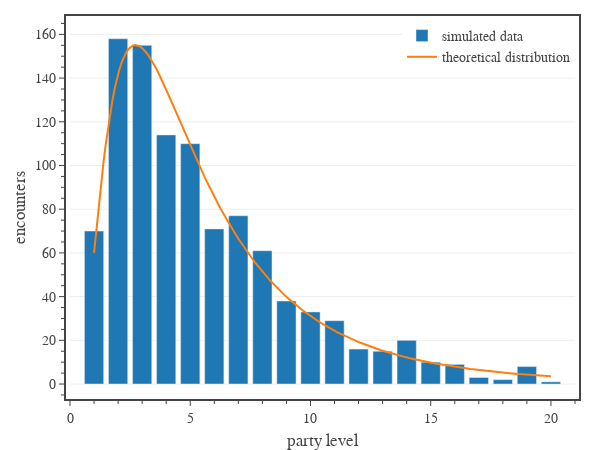

Source (notebook cell):
### Code cell
# Fig. 2: plots the distribution of encounters by party level
fig = go.Figure()

# simulated data
name = 'simulated data'
dfG = dfe[['party_level','hp_lost']].groupby('party_level').count().reset_index()
fig.add_trace(go.Bar(
    x=dfG['party_level'],
    y=dfG['hp_lost'],
    name=name,
    hovertemplate=
        f'<b>{name}</b><br>'+
        'Level %{x:.0f}<br>'+
        'Encounters %{y:.0f}'+
        '<extra></extra>'
))

# theoretical distribution
mu = 6
sigma = 5
ln_mu = log_normal_mean(mu, sigma)
ln_sigma = log_normal_sigma(mu, sigma)
x = np.linspace(1, 20, 200)
y = log_normal_pdf(ln_mu, ln_sigma, x)
name = 'theoretical distribution'
fig.add_trace(go.Scatter(
    x=x, 
    y=y*sum(dfG['hp_lost']),
    mode='lines', 
    name=name,
    hoverinfo='skip',
))

# show figure
fig.update_layout(
    template=tfb.FIG_TEMPLATE,
    margin=dict(l=70, r=25, b=55, t=20, pad=4),
    xaxis=dict(
        title_text='party level',
        range=[0,21],
        tickmode='auto',
    ),
    yaxis=dict(
        title_text=f'encounters',
        autorange=True,
        tickmode='auto',
        minor_tickmode='auto',
    ),
    legend=dict(
        xanchor='right', yanchor='top',
        x=1.00, y=1.00,
        orientation='v',
        tracegroupgap=0,
    ),
    width=600,
    height=450,
)
fig.show(config=tfb.FIG_CONFIG)

# save figures
if SAVEFIGS:
    fig.update_layout(autosize=True, width=None, height=None)
    tfb.save_fig_html(fig, format='large', name=f'./fig-sim-party-level-dist-large')
    tfb.save_fig_html(fig, format='small', name=f'./fig-sim-party-level-dist-small')

### Figure 1 — Plotly figure (JSON) as saved in the notebook; plotly's stock layout.template omitted (floating-point values rounded to 4 significant figures; data arrays with more than 128 entries replaced by an {"elided": "..."} marker saying what was removed)
{"data": [{"hovertemplate": "<b>simulated data</b><br>Level %{x:.0f}<br>Encounters %{y:.0f}<extra></extra>", "name": "simulated data", "type": "bar", "x": [1, 2, 3, 4, 5, 6, 7, 8, 9, 10, 11, 12, 13, 14, 15, 16, 17, 18, 19, 20], "y": [70, 158, 155, 114, 110, 71, 77, 61, 38, 33, 29, 16, 15, 20, 10, 9, 3, 2, 8, 1]}, {"hoverinfo": "skip", "mode": "lines", "name": "theoretical distribution", "type": "scatter", "x": {"elided": "200 float values"}, "y": {"elided": "200 float values"}}], "layout": {"height": 450, "legend": {"orientation": "v", "tracegroupgap": 0, "x": 1, "xanchor": "right", "y": 1, "yanchor": "top"}, "margin": {"b": 55, "l": 70, "pad": 4, "r": 25, "t": 20}, "width": 600, "xaxis": {"range": [0, 21], "tickmode": "auto", "title": {"text": "party level"}}, "yaxis": {"autorange": true, "minor": {"tickmode": "auto"}, "tickmode": "auto", "title": {"text": "encounters"}}}}
